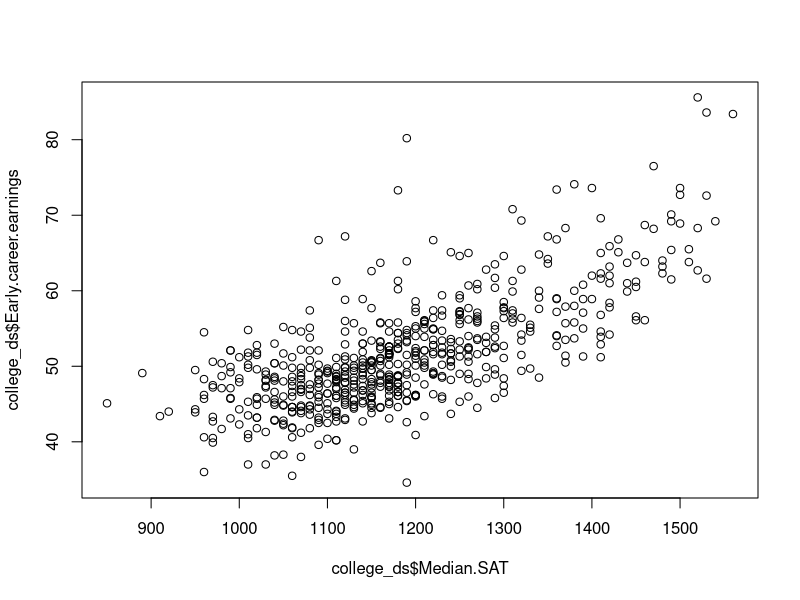
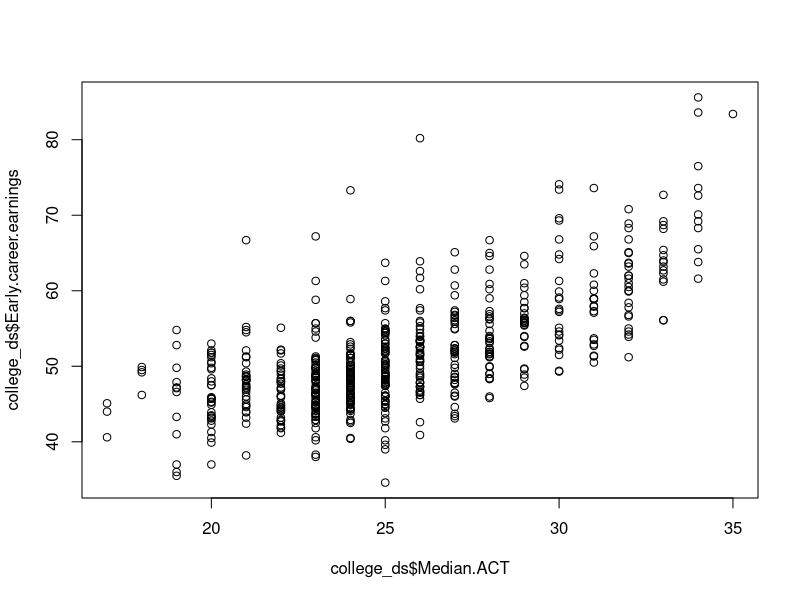

These figures' R source, in order:
## ---- chunk 1
knitr::opts_chunk$set(echo = TRUE)

# This file is a sandbox. It should contain explorations with the dataset, along with useful comments for each exploration.

# It is important that each sanbox section should be documented of its purpose and methods, and should not spam the whole document (use filter, head, tail, etc.).

# The dataset of info on colleges listed
(college_ds = read.csv("data/project_data.csv"))

# Creating blocks with include=FALSE can make space to leave comments per section, like this one.
## ---- chunk 2
# See the dataset of the best and worst 10 rankings of colleges
head(college_ds, 10)
tail(college_ds, 10)

# Plot the dataset of median SAT and median ACT per college into the reported early career earnings in that college.
# SAT score has a much higher range than ACT, so the graph looks more "continuous"
plot(college_ds$Median.SAT, college_ds$Early.career.earnings)
# ACT score has less range, so the graph looks "discrete"
plot(college_ds$Median.ACT, college_ds$Early.career.earnings)
